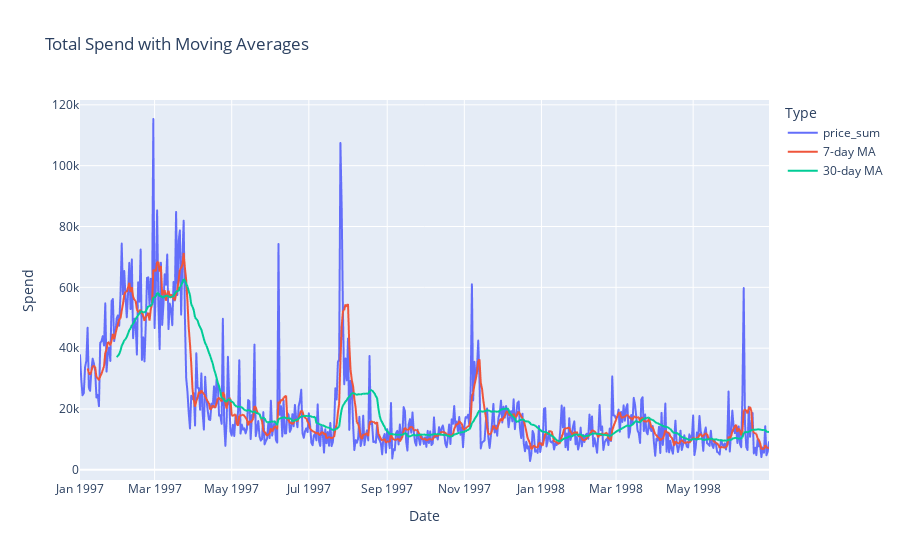

The notebook cell saved with this chart:
### Markdown cell above
### Revenue with Moving Averages

### Code cell
timeseries_agg['7-day MA'] = timeseries_agg['price_sum'].rolling(window=7).mean()
timeseries_agg['30-day MA'] = timeseries_agg['price_sum'].rolling(window=30).mean()

fig = px.line(timeseries_agg, 
              x='date', 
              y=['price_sum', '7-day MA', '30-day MA'], 
              title='Total Spend with Moving Averages',
              labels={'value': 'Spend', 'variable': 'Type', 'date': 'Date'})

fig.write_image('../visuals/total_spend_with_moving_avg.png')
fig.show()

### Figure 1 — Plotly figure (JSON) as saved in the notebook; plotly's stock layout.template omitted (floating-point values rounded to 4 significant figures; data arrays with more than 128 entries replaced by an {"elided": "..."} marker saying what was removed)
{"data": [{"hovertemplate": "Type=price_sum<br>Date=%{x}<br>Spend=%{y}<extra></extra>", "legendgroup": "price_sum", "line": {"color": "#636efa", "dash": "solid"}, "marker": {"symbol": "circle"}, "mode": "lines", "name": "price_sum", "showlegend": true, "type": "scattergl", "x": {"elided": "546 str values"}, "xaxis": "x", "y": {"elided": "546 float values"}, "yaxis": "y"}, {"hovertemplate": "Type=7-day MA<br>Date=%{x}<br>Spend=%{y}<extra></extra>", "legendgroup": "7-day MA", "line": {"color": "#EF553B", "dash": "solid"}, "marker": {"symbol": "circle"}, "mode": "lines", "name": "7-day MA", "showlegend": true, "type": "scattergl", "x": {"elided": "546 str values"}, "xaxis": "x", "y": {"elided": "546 float values"}, "yaxis": "y"}, {"hovertemplate": "Type=30-day MA<br>Date=%{x}<br>Spend=%{y}<extra></extra>", "legendgroup": "30-day MA", "line": {"color": "#00cc96", "dash": "solid"}, "marker": {"symbol": "circle"}, "mode": "lines", "name": "30-day MA", "showlegend": true, "type": "scattergl", "x": {"elided": "546 str values"}, "xaxis": "x", "y": {"elided": "546 float values"}, "yaxis": "y"}], "layout": {"legend": {"title": {"text": "Type"}, "tracegroupgap": 0}, "title": {"text": "Total Spend with Moving Averages"}, "xaxis": {"anchor": "y", "domain": [0, 1], "title": {"text": "Date"}}, "yaxis": {"anchor": "x", "domain": [0, 1], "title": {"text": "Spend"}}}}
